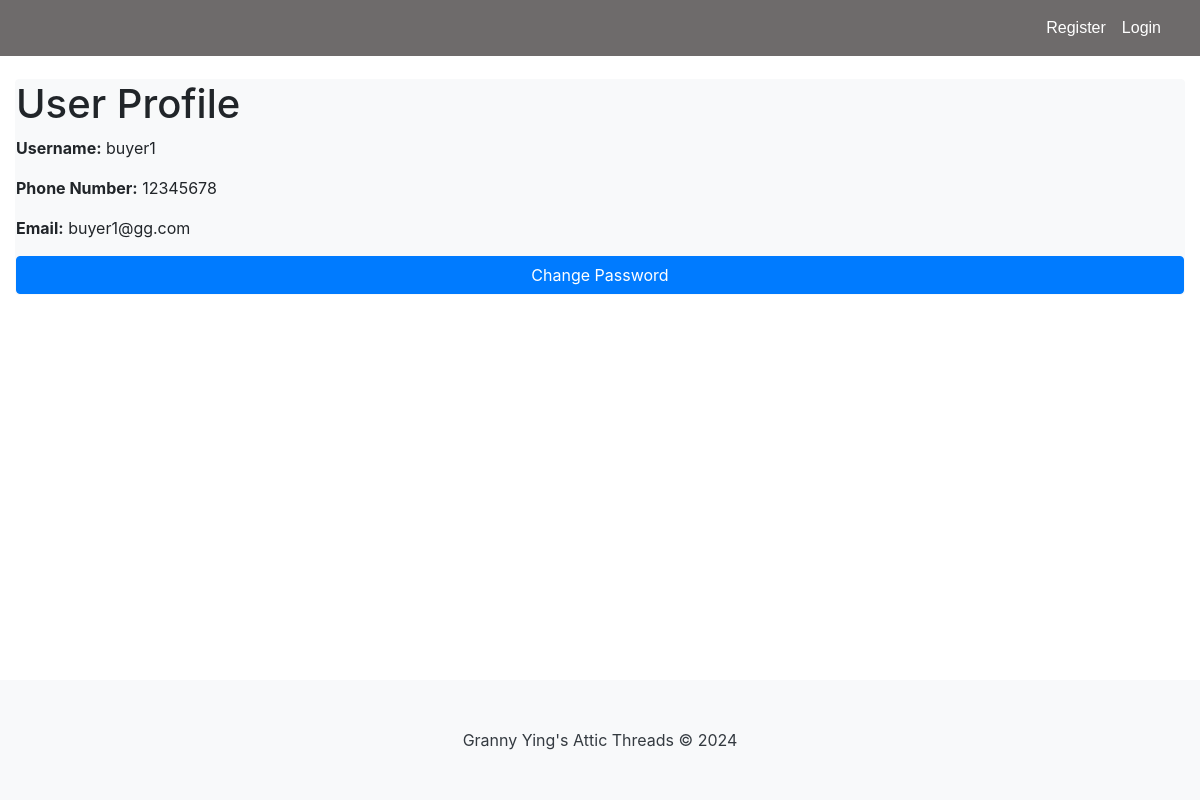
The app's page /view_profile (signed in) with its own data.
### tables this page shows
CREATE TABLE "Users" (
	"user_id"	INTEGER NOT NULL,
	"name"	VARCHAR(45) NOT NULL,
	"password"	VARCHAR(45) NOT NULL,
	"phoneNum"	VARCHAR(45) NOT NULL,
	"email"	VARCHAR(45) NOT NULL UNIQUE,
	"role"	VARCHAR(10) NOT NULL,
	"created_at"	DATETIME,
	"login_attempts"	INTEGER,
	"is_verified"	INTEGER NOT NULL DEFAULT 0,
	PRIMARY KEY("user_id" AUTOINCREMENT)
);

### app.py (the view)
@app.route("/view_profile")
def view_profile():
    if "user_id" not in session:
        return redirect(url_for("login"))
    user_id = session["user_id"]
    conn = sqlite3.connect("database.db")
    cursor = conn.cursor()
    cursor.execute("SELECT * FROM users WHERE user_id = ?", (user_id,))
    user = cursor.fetchone()
    conn.close()
    if user:
        user_info = {
            "name": user[1],
            "email": user[4],
            "phoneNum": user[3],
        }
        return render_template("view_profile.html", user=user_info)
    else:
        flash("User not found", "danger")
        return redirect(url_for("login"))

### app.py (called while the page is built)
@app.before_request
def make_session_permanent():
    session.permanent = True
    app.permanent_session_lifetime = timedelta(minutes=15)
    session.modified = True

### templates/view_profile.html (shortened to what this page needs)
<html lang="en">
    {% include "header.html" %}
    <body>
        {% include "navbar.html" %}
        <main class="container-fluid">
            <div class="d-flex h-75 flex-column min-vh-100" style = "padding-top: 2%; padding-bottom: 2%;">
                <div class="card align-self-left bg-light border-light">
                    <h1>User Profile</h1>
                    <p><strong>Username:</strong> {{ user.name }}</p>
                    <p><strong>Phone Number:</strong> {{ user.phoneNum }}</p>
                    <p><strong>Email:</strong> {{ user.email }}</p>
                    <button type="button" class="btn btn-primary" data-toggle="modal" data-target="#changePasswordModal">
                        Change Password
                    </button>
                    </div>
                </div>
        </main>
        {% include "footer.html" %}
    </body>
</html>

### static/css/site.css (style rules this page uses)
html, body { height: 100%; margin: 0; padding: 0; }
body { display: flex; flex-direction: column; }

### records on screen
Users: name "buyer1", phoneNum "12345678", email "buyer1@gg.com"
